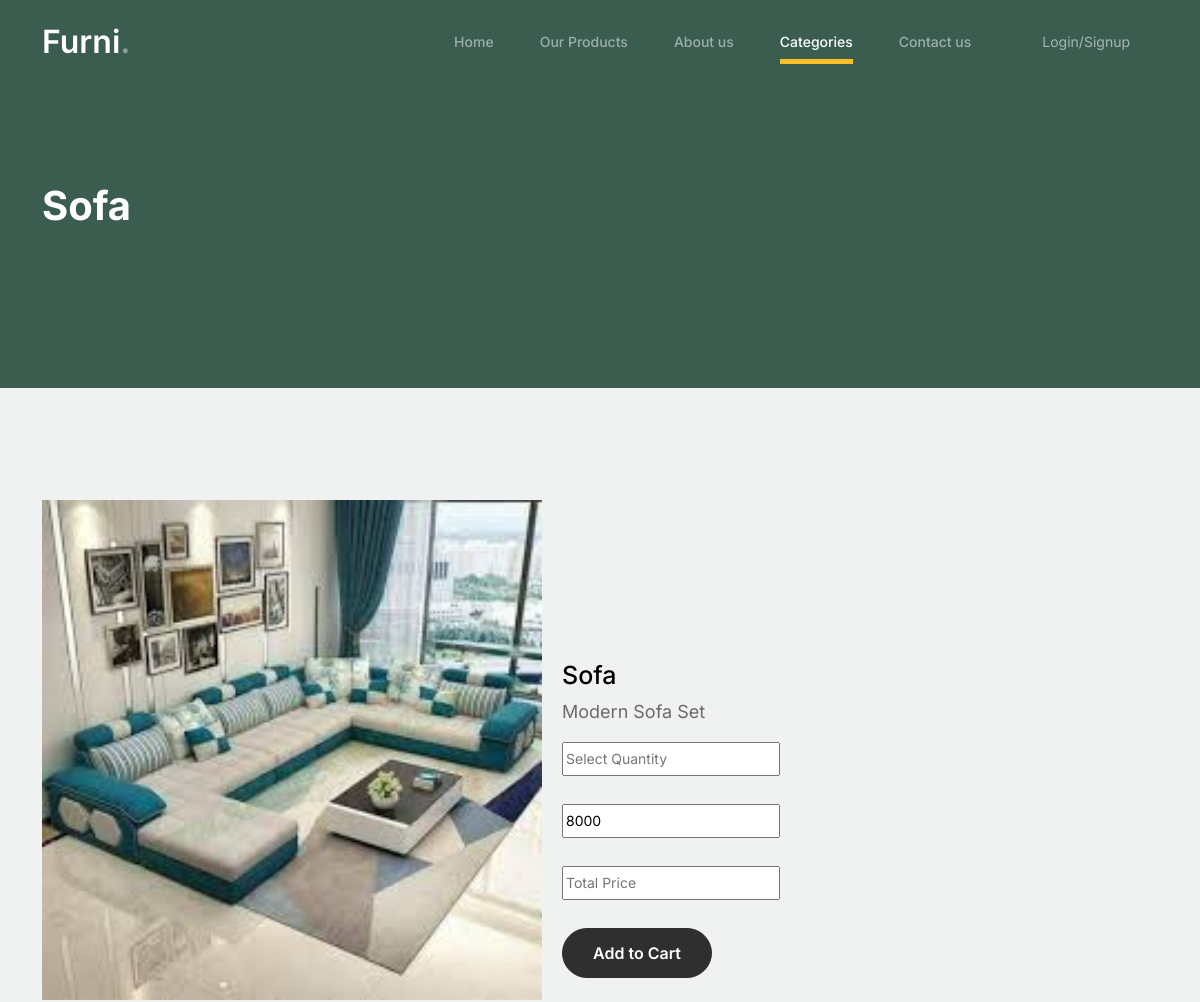
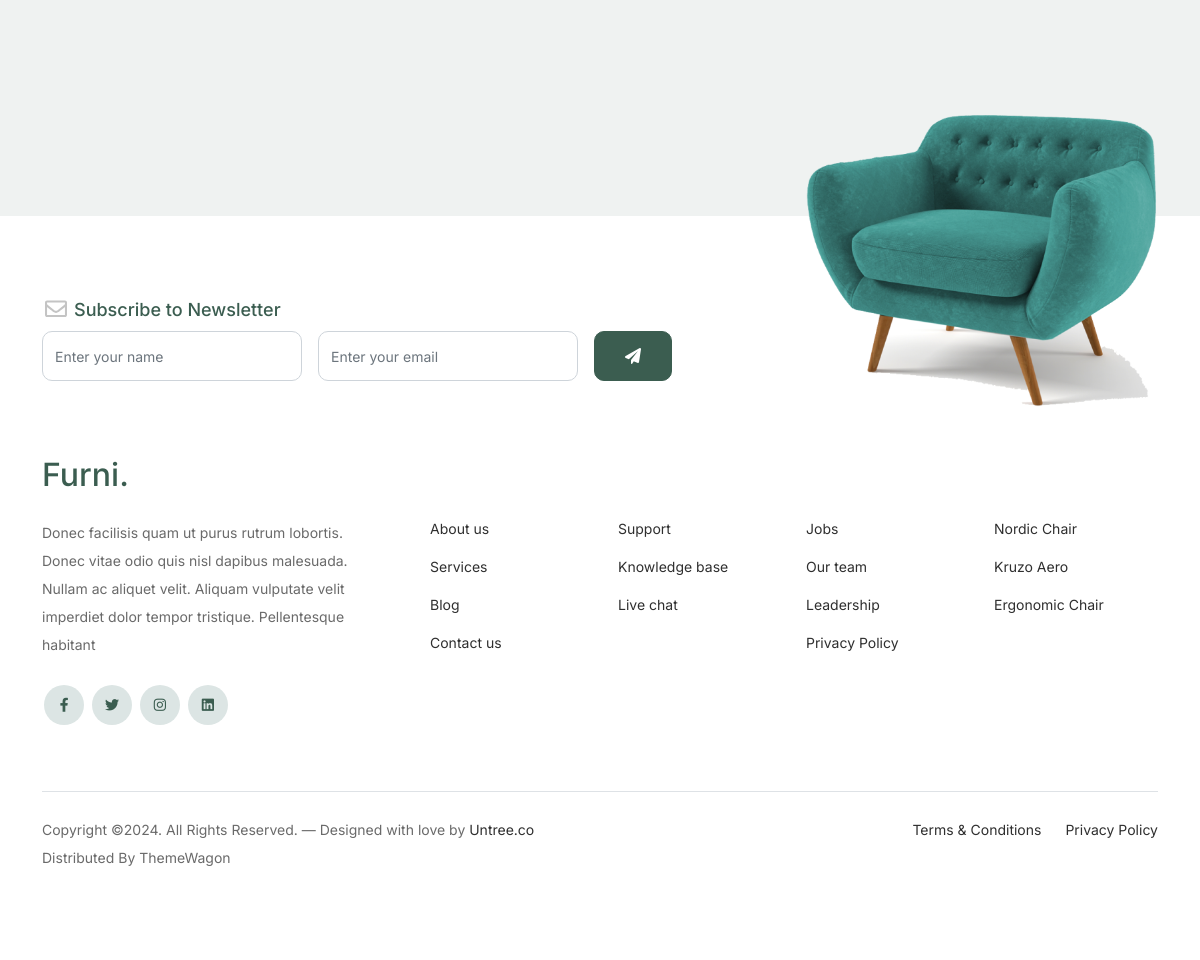
Screenshot of /single_page/18/ with the database file from the repository (2 pictures, top to bottom).
### LibApp/models.py (models this page shows)
class productdb(models.Model):
    category_name = models.CharField(max_length=100,null=True,blank=True)
    product_name = models.CharField(max_length=100,null=True,blank=True)
    Des = models.CharField(max_length=100,null=True,blank=True)
    pri = models.IntegerField(null=True,blank=True)
    img = models.ImageField(upload_to='Product Images',null=True,blank=True)

### DecoApp/views.py (the view)
# urls.py: path('single_page/<int:pro_id>/',views.single_page,name="single_page"),
def single_page(co,pro_id):
    cat = formdb.objects.all()
    data = productdb.objects.get(id=pro_id)
    return render(co,"single_product.html",{'data':data,'cat':cat })

### DecoApp/templates/single_product.html (shortened to what this page needs)
<!doctype html>
{% load static %}
<html lang="en">
<head>
		<link href="{% static 'lod/css/bootstrap.min.css' %}" rel="stylesheet">
		<link href="https://cdnjs.cloudflare.com/ajax/libs/font-awesome/6.0.0-beta3/css/all.min.css" rel="stylesheet">
		<link href="{% static 'lod/css/tiny-slider.css' %}" rel="stylesheet">
		<link href="{% static 'lod/css/style.css' %}" rel="stylesheet">
	</head>
	<body>
		<nav class="custom-navbar navbar navbar navbar-expand-md navbar-dark bg-dark" arial-label="Furni navigation bar">
			<div class="container">
				<a class="navbar-brand" href="index.html">Furni<span>.</span></a>
				<div class="collapse navbar-collapse" id="navbarsFurni">
					<ul class="custom-navbar-nav navbar-nav ms-auto mb-2 mb-md-0">
						<li class="nav-item ">
							<a class="nav-link" href="{% url 'Home' %}">Home</a>
						</li>
						<li><a class="nav-link" href="{% url 'Shop' %}">Our Products</a></li>
						<li><a class="nav-link" href="{% url 'About' %}">About us</a></li>
						<li class="dropdown active" >
    						<a class="nav-link" href="#" role="button" data-bs-toggle="dropdown" aria-expanded="false">Categories</a>
						</li>
						<li><a class="nav-link" href="{% url 'Contact' %}">Contact us</a></li>
					</ul>
					<ul class="custom-navbar-cta navbar-nav mb-2 mb-md-0 ms-5">
						{% if request.session.name %}
						<li><a class="nav-link" href="{% url 'sessionlogout' %}">Welcome{{request.session.name}}<img src="{% static 'lod/images/user.svg' %}"></a></li>
						{% else %}
						<li><a class="nav-link" href="{% url 'signup_page' %}">Login/Signup</a></li>
						{% endif %}
					</ul>
				</div>
			</div>
		</nav>
			<div class="hero">
				<div class="container">
					<div class="row justify-content-between">
						<div class="col-lg-5">
							<div class="intro-excerpt">
								<h1>{{data.product_name}}</h1>
							</div>
						</div>
						<div class="col-lg-7">
						</div>
					</div>
				</div>
			</div>
		<div class="untree_co-section before-footer-section">
            <div class="container">
              <div class="row mb-5">
                <form  method="post" action="{% url 'save_cart' %}" >
					<img src="{{data.img.url}}" alt="Image" style="width:500px;height:500px" >
                  <div style="margin-left:520px;margin-top:-340px">
                      <h2 class="h5 text-black" style="font-size:25px">{{data.product_name}}</h2>
					  <p style="font-size:18px" >{{data.Des}}</p>
                      <input type="number"  min="1" id="qty"  name="quantity" placeholder="Select Quantity"><br><br>
					  <input type="text" id="price" value="{{data.pri}}"><br><br>
					  <input type="text" id="total" name="totalprice" placeholder="Total Price"><br>
					  <input type="hidden" value="{{request.session.name}}" readonly name="username"><br>
					  <button type="submit" class="btn btn-outline-success">Add to Cart</button>
                  </div>
                </form>
              </div>
            </div>
          </div>
		<footer class="footer-section">
			<div class="container relative">
				<div class="sofa-img">
					<img src="{% static 'lod/images/sofa.png' %}" alt="Image" class="img-fluid">
				</div>
				<div class="row">
					<div class="col-lg-8">
						<div class="subscription-form">
							<h3 class="d-flex align-items-center"><span class="me-1"><img src="{% static 'lod/images/envelope-outline.svg' %}" alt="Image" class="img-fluid"></span><span>Subscribe to Newsletter</span></h3>
							<form action="#" class="row g-3">
								<div class="col-auto">
									<input type="text" class="form-control" placeholder="Enter your name">
								</div>
								<div class="col-auto">
									<input type="email" class="form-control" placeholder="Enter your email">
								</div>
								<div class="col-auto">
									<button class="btn btn-primary">
										<span class="fa fa-paper-plane"></span>
									</button>
								</div>
							</form>
						</div>
					</div>
				</div>
				<div class="row g-5 mb-5">
					<div class="col-lg-4">
						<div class="mb-4 footer-logo-wrap"><a href="#" class="footer-logo">Furni<span>.</span></a></div>
						<p class="mb-4">Donec facilisis quam ut purus rutrum lobortis. Donec vitae odio quis nisl dapibus malesuada. Nullam ac aliquet velit. Aliquam vulputate velit imperdiet dolor tempor tristique. Pellentesque habitant</p>
						<ul class="list-unstyled custom-social">
							<li><a href="#"><span class="fa fa-brands fa-facebook-f"></span></a></li>
							<li><a href="#"><span class="fa fa-brands fa-twitter"></span></a></li>
							<li><a href="#"><span class="fa fa-brands fa-instagram"></span></a></li>
							<li><a href="#"><span class="fa fa-brands fa-linkedin"></span></a></li>
						</ul>
					</div>
					<div class="col-lg-8">
						<div class="row links-wrap">
							<div class="col-6 col-sm-6 col-md-3">
								<ul class="list-unstyled">
									<li><a href="#">About us</a></li>
									<li><a href="#">Services</a></li>
									<li><a href="#">Blog</a></li>
									<li><a href="#">Contact us</a></li>
								</ul>
							</div>
							<div class="col-6 col-sm-6 col-md-3">
								<ul class="list-unstyled">
									<li><a href="#">Support</a></li>
									<li><a href="#">Knowledge base</a></li>
									<li><a href="#">Live chat</a></li>
								</ul>
							</div>
							<div class="col-6 col-sm-6 col-md-3">
								<ul class="list-unstyled">
									<li><a href="#">Jobs</a></li>
									<li><a href="#">Our team</a></li>
									<li><a href="#">Leadership</a></li>
									<li><a href="#">Privacy Policy</a></li>
								</ul>
							</div>
							<div class="col-6 col-sm-6 col-md-3">
								<ul class="list-unstyled">
									<li><a href="#">Nordic Chair</a></li>
									<li><a href="#">Kruzo Aero</a></li>
									<li><a href="#">Ergonomic Chair</a></li>
								</ul>
							</div>
						</div>
					</div>
				</div>
				<div class="border-top copyright">
					<div class="row pt-4">
						<div class="col-lg-6">
							<p class="mb-2 text-center text-lg-start">Copyright &copy;. All Rights Reserved. &mdash; Designed with love by <a href="https://untree.co">Untree.co</a> Distributed By <a hreff="https://themewagon.com">ThemeWagon</a>
            </p>
						</div>
						<div class="col-lg-6 text-center text-lg-end">
							<ul class="list-unstyled d-inline-flex ms-auto">
								<li class="me-4"><a href="#">Terms &amp; Conditions</a></li>
								<li><a href="#">Privacy Policy</a></li>
							</ul>
						</div>
					</div>
				</div>
			</div>
		</footer>
	</body>
</html>

### DecoApp/static/lod/css/style.css (style rules this page uses)
body { overflow-x: hidden; position: relative; }
body { font-family: "Inter", sans-serif; font-weight: 400; line-height: 28px; color: #6a6a6a; font-size: 14px; background-color: #eff2f1; }
a { text-decoration: none; -webkit-transition: .3s all ease; -o-transition: .3s all ease; transition: .3s all ease; color: #2f2f2f; text-decoration: underline; }
.custom-navbar { background: #3b5d50 !important; padding-top: 20px; padding-bottom: 20px; }
.custom-navbar .navbar-brand { font-size: 32px; font-weight: 600; }
.custom-navbar .navbar-brand > span { opacity: .4; }
@media (min-width: 992px) { .custom-navbar .custom-navbar-nav li { margin-left: 15px; margin-right: 15px; } }
.custom-navbar .custom-navbar-nav li a { font-weight: 500; color: #ffffff !important; opacity: .5; -webkit-transition: .3s all ease; -o-transition: .3s all ease; transition: .3s all ease; position: relative; }
@media (min-width: 768px) { .custom-navbar .custom-navbar-nav li a:before { content: ""; position: absolute; bottom: 0; left: 8px; right: 8px; background: #f9bf29; height: 5px; opacity: 1; visibility: visible; width: 0; -webkit-transition: .15s all ease-out; -o-transition: .15s all ease-out; transition: .15s all ease-out; } }
.custom-navbar .custom-navbar-nav li.active a { opacity: 1; }
.custom-navbar .custom-navbar-nav li.active a:before { width: calc(100% - 16px); }
.custom-navbar .custom-navbar-cta { margin-left: 0 !important; -webkit-box-orient: horizontal; -webkit-box-direction: normal; -ms-flex-direction: row; flex-direction: row; }
@media (min-width: 768px) { .custom-navbar .custom-navbar-cta { margin-left: 40px !important; } }
.custom-navbar .custom-navbar-cta li { margin-left: 0px; margin-right: 0px; }
.custom-navbar .custom-navbar-cta li:first-child { margin-right: 20px; }
.hero { background: #3b5d50; padding: calc(4rem - 30px) 0 0rem 0; }
@media (min-width: 768px) { .hero { padding: calc(4rem - 30px) 0 4rem 0; } }
@media (min-width: 992px) { .hero { padding: calc(8rem - 30px) 0 8rem 0; } }
.hero .intro-excerpt { position: relative; z-index: 4; }
@media (min-width: 992px) { .hero .intro-excerpt { max-width: 450px; } }
.hero h1 { font-weight: 700; color: #ffffff; margin-bottom: 30px; }
.btn { font-weight: 600; padding: 12px 30px; border-radius: 30px; color: #ffffff; background: #2f2f2f; border-color: #2f2f2f; }
.btn.btn-primary { background: #3b5d50; border-color: #3b5d50; }
.before-footer-section { padding: 7rem 0 12rem 0 !important; }
.footer-section { padding: 80px 0; background: #ffffff; }
.footer-section .relative { position: relative; }
.footer-section a { text-decoration: none; color: #2f2f2f; -webkit-transition: .3s all ease; -o-transition: .3s all ease; transition: .3s all ease; }
.footer-section .subscription-form { margin-bottom: 40px; position: relative; z-index: 2; margin-top: 100px; }
@media (min-width: 992px) { .footer-section .subscription-form { margin-top: 0px; margin-bottom: 80px; } }
.footer-section .subscription-form h3 { font-size: 18px; font-weight: 500; color: #3b5d50; }
.footer-section .subscription-form .form-control { height: 50px; border-radius: 10px; font-family: "Inter", sans-serif; }
.footer-section .subscription-form .btn { border-radius: 10px !important; }
.footer-section .sofa-img { position: absolute; top: -200px; z-index: 1; right: 0; }
.footer-section .sofa-img img { max-width: 380px; }
.footer-section .links-wrap { margin-top: 0px; }
@media (min-width: 992px) { .footer-section .links-wrap { margin-top: 54px; } }
.footer-section .links-wrap ul li { margin-bottom: 10px; }
.footer-section .footer-logo-wrap .footer-logo { font-size: 32px; font-weight: 500; text-decoration: none; color: #3b5d50; }
.footer-section .custom-social li { margin: 2px; display: inline-block; }
.footer-section .custom-social li a { width: 40px; height: 40px; text-align: center; line-height: 40px; display: inline-block; background: #dce5e4; color: #3b5d50; border-radius: 50%; }
.footer-section .border-top { border-color: #dce5e4; }
.footer-section .border-top.copyright { font-size: 14px !important; }
.untree_co-section { padding: 7rem 0; }
.form-control { height: 50px; border-radius: 10px; font-family: "Inter", sans-serif; }

### rows the page displays
productdb: product_name "Sofa", img (picture), Des "Modern Sofa Set", pri "8000"
